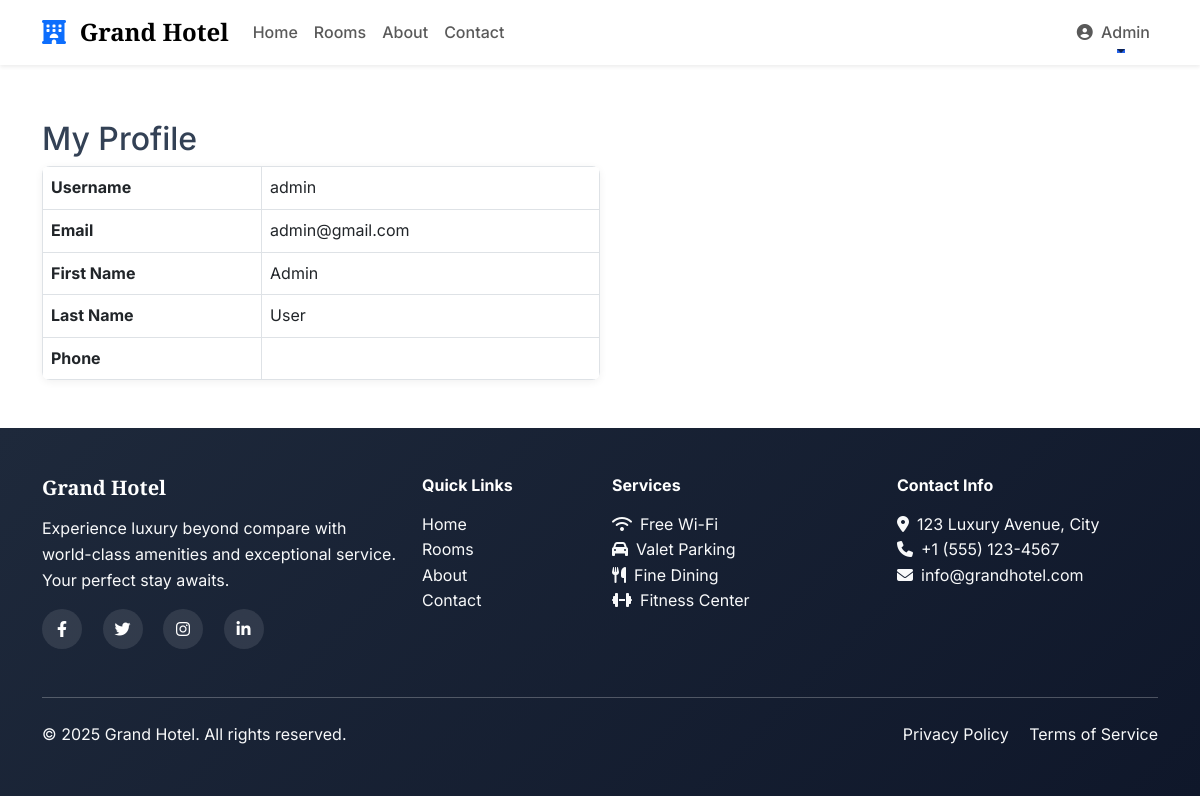
The app's page /profile.php (signed in) with its own data.
### tables this page shows
CREATE TABLE users (
    id INT AUTO_INCREMENT PRIMARY KEY,
    username VARCHAR(50) UNIQUE NOT NULL,
    password VARCHAR(255) NOT NULL,
    email VARCHAR(100) UNIQUE NOT NULL,
    first_name VARCHAR(50) NOT NULL,
    last_name VARCHAR(50) NOT NULL,
    phone VARCHAR(20),
    is_admin BOOLEAN DEFAULT FALSE,
    created_at TIMESTAMP DEFAULT CURRENT_TIMESTAMP
);

### profile.php (the view, shortened to what this page needs)
<?php
$database = new Database();
$db = $database->getConnection();
include 'includes/header.php';
$user_id = $_SESSION['user_id'];
$stmt = $db->prepare('SELECT * FROM users WHERE id = ?');
$stmt->execute([$user_id]);
$user = $stmt->fetch(PDO::FETCH_ASSOC);
?>
<div class="container mt-5">
    <h2>My Profile</h2>
    <table class="table table-bordered w-50">
        <tr><th>Username</th><td><?php echo htmlspecialchars($user['username']); ?></td></tr>
        <tr><th>Email</th><td><?php echo htmlspecialchars($user['email']); ?></td></tr>
        <tr><th>First Name</th><td><?php echo htmlspecialchars($user['first_name']); ?></td></tr>
        <tr><th>Last Name</th><td><?php echo htmlspecialchars($user['last_name']); ?></td></tr>
        <tr><th>Phone</th><td><?php echo htmlspecialchars($user['phone']); ?></td></tr>
    </table>
</div>
<?php include 'includes/footer.php'; ?>

### assets/css/style.css (style rules this page uses)
:root { --primary-color: #2563eb; --secondary-color: #f59e0b; --dark-color: #1e293b; --light-color: #f8fafc; --accent-color: #10b981; --border-radius: 0.5rem; }
body { font-family: 'Inter', sans-serif; line-height: 1.6; color: #334155; }
.table { background: white; border-radius: var(--border-radius); overflow: hidden; box-shadow: 0 2px 8px rgba(0,0,0,0.06); }
.table tbody tr { transition: all 0.2s ease; }

### records on screen
users: username "admin", email "admin@gmail.com", first_name "Admin", last_name "User"

### other values on screen
$_SESSION['first_name'] "Admin"
